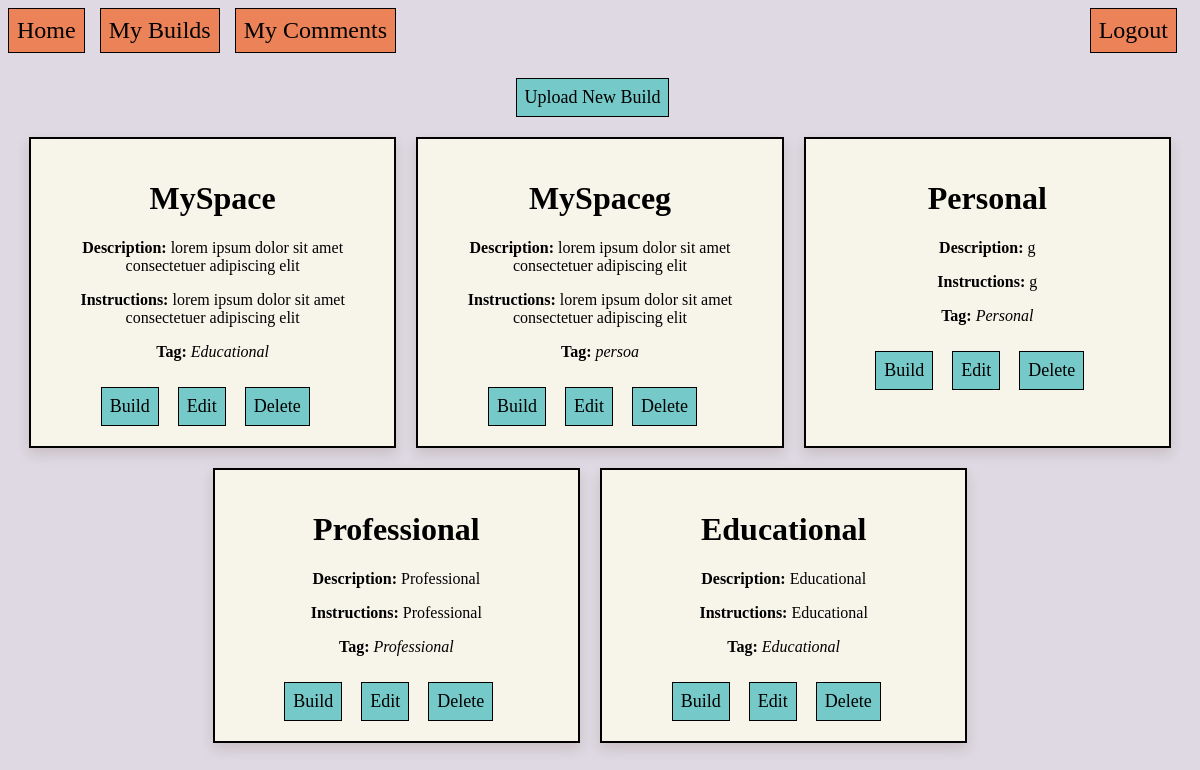
/dev (signed in), run on an earlier commit of the app's database.
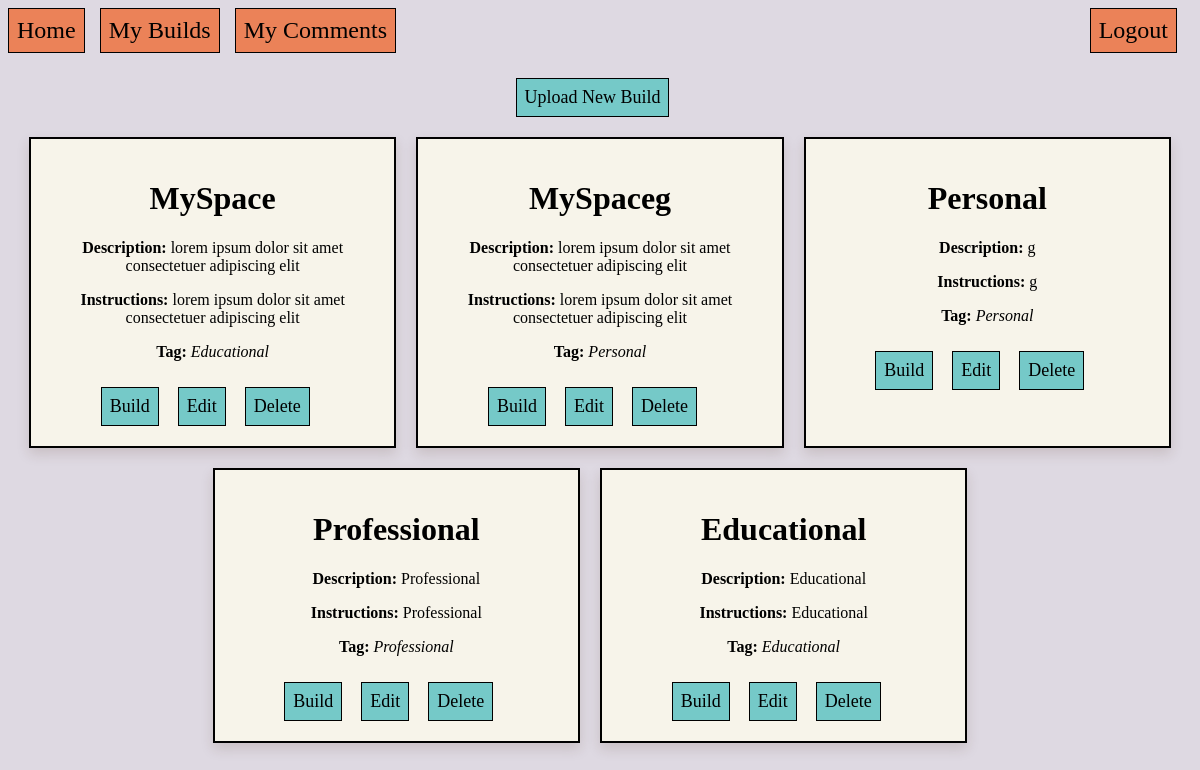
And on a later commit of the database.
### models.py (models this page shows, shortened)
class Build(db.Model, UserMixin):
    __tablename__ = 'builds'
    id = db.Column(db.Integer, primary_key=True)
    name = db.Column(db.String(80), unique=False, nullable=False)
    description = db.Column(db.Text, unique=False, nullable=False)
    instructions = db.Column(db.Text, unique=False, nullable=False)
    link = db.Column(db.Text, unique=False, nullable=False)
    tag = db.Column(db.String(80), unique=False, nullable=False)
    developerID = db.Column(db.Integer, db.ForeignKey('users.uid'), nullable=False)
    feedbacks = db.relationship('Feedback', backref='build', lazy=True)

### routes.py (the view)
    @app.route('/dev')
    @login_required
    def dev():
        if current_user.is_dev:
            builds = Build.query.filter_by(developerID=current_user.uid).all()
            allFeedback = []
            rejected = False
            accepted = False
            for build in builds:
                feedback = Feedback.query.filter_by(buildId=build.id).all()
                allFeedback += feedback
                for elem in feedback:
                    if elem.rejected:
                        rejected = True
                    if elem.accepted:
                        accepted = True
            return render_template('dev.html', builds=builds, feedback = allFeedback, rejected = rejected, accepted = accepted), 200
        return redirect(url_for('tester'))

### templates/dev.html (shortened to what this page needs)
{% extends "base.html" %}
{% block body_id %}homeBody{% endblock %}
{% block content %}
<div class="navbar" id="logoutButton">
    <a href="{{ url_for('logout') }}">Logout</a>
</div>
<div class="navbar">
    <a href="{{ url_for('home') }}">Home</a>
    {% if current_user.is_dev %}
    <a href="{{ url_for('dev') }}"> My Builds </a>
    <a href="{{ url_for('tester') }}"> My Comments </a>
    {% endif %}
</div>
<center>
    <button class="button" id="uploadBuildTriggerBtn"> Upload New Build </button>
    <div id="buildTable" {% if not builds %} hidden {% endif %}>
    {% for build in builds %}
        <div class="display-container" data-id="{{ build.id }}" data-name="{{ build.name }}" data-description="{{ build.description }}" data-instructions="{{ build.instructions }}" data-link="{{ build.link }}" data-tag="{{ build.tag }}">
            <div class="display-container-main-content">
                <h1>{{ build.name }}</h1>
                <p><b>Description:</b> {{ build.description }}</p>
                <p><b>Instructions:</b> {{ build.instructions }}</p>
                <p><b>Tag:</b> <i>{{ build.tag }}</i></p>
                <form action="{{ build.link }}" method="GET" style="display:inline;">
                    <button type="submit" class="button">Build</button>
                </form>
                <button type="button" class="button edit-card-trigger-btn">Edit</button>
                <form action="{{ url_for('deleteBuild', id=build.id) }}" method="POST" style="display:inline;">
                    <button type="submit" class="button">Delete</button>
                </form>
            </div>
        </div>
    {% endfor %}
    <br>
</div>
</center>
{% endblock %}

### templates/base.html (shortened to what this page needs)
<!DOCTYPE html>
<html>
<head>
    <link rel="stylesheet" href="{{ url_for('static', filename='style.css') }}">
    <link rel="stylesheet" href="{{ url_for('static', filename='bootsrap/css/style.css') }}">
</head>
<body id="{% block body_id %}{% endblock %}">
    {% block content %}{% endblock %}
</body>
</html>

### static/style.css (style rules this page uses)
* { font-family: Verdana; }
body { background-color: #DED9E2; }
.navbar { display: flex; margin-bottom: 15px; }
.navbar a { padding: 6px; margin-right: 10px; border: 1.5px solid black; border-radius: 0; text-decoration: none; color: #1C1B1F; font-size: 20px; background: #EB8258; }
#loginButtons, #logoutButton { float: right; }
#buildTable { display: flex; flex-wrap: wrap; justify-content: center; gap: 20px; padding: 20px; }
.display-container { background-color: #F7F4EA; border: 2px solid black; padding: 20px; box-sizing: border-box; box-shadow: 0 6px 12px rgba(79, 44, 29, 0.15); flex: 0 0 100%; cursor: pointer; position: relative; }
.button { padding: 8px; margin-right: 15px; border: 1.5px solid black; text-decoration: none; color: black; font-size: 18px; background: #75C9C8; margin-top: 10px; }
.display-container-main-content .button { display: inline-block; vertical-align: middle; white-space: nowrap; }
@media (min-width: 600px) { .display-container { flex: 0 0 calc(50% - 8px); } }
@media (min-width: 600px) { .navbar a { padding: 8px; margin-right: 15px; border: 1.5px solid black; text-decoration: none; color: black; font-size: 24px; background: #EB8258; } }
@media (min-width: 900px) { .display-container { flex: 0 0 calc(33.333% - 14px); } }

What changed in the data, as far as the page shows it:
changed Build "MySpaceg": tag "persoa" → "Personal"
